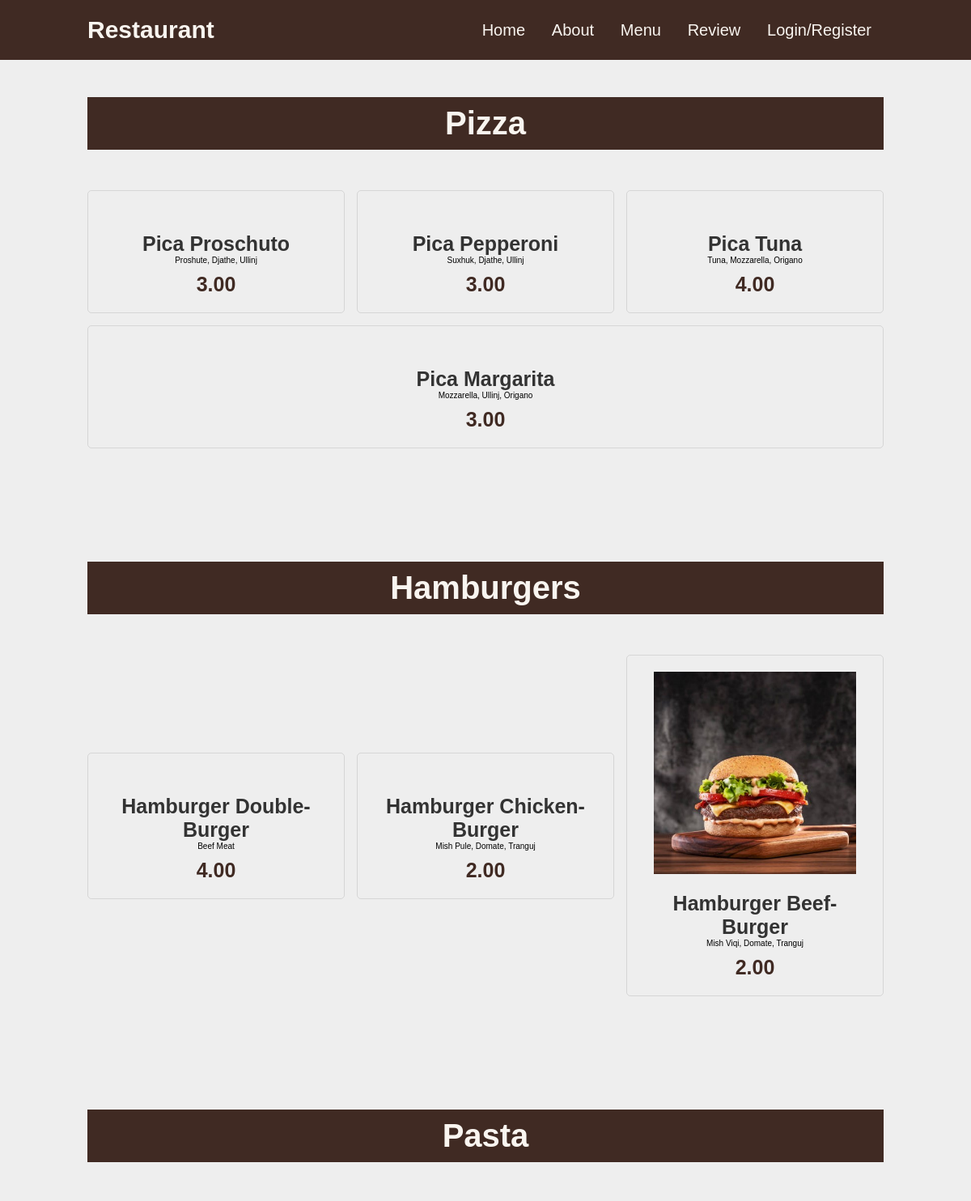
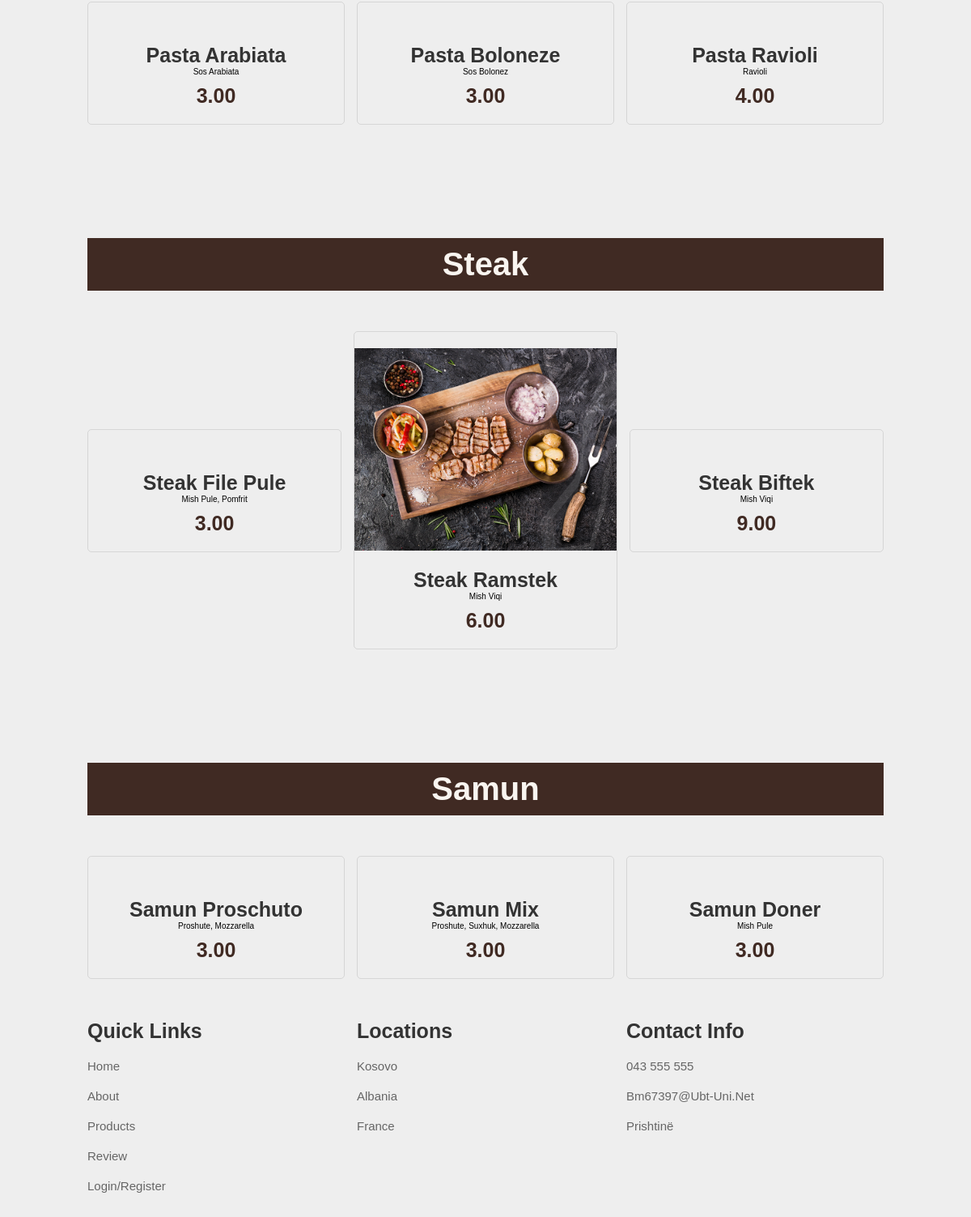
The app's page /1/menu.php with its own data (2 pictures, top to bottom).
### tables this page shows
CREATE TABLE `ushqimet` (
  `ID` int(11) NOT NULL,
  `Kategoria` varchar(45) NOT NULL,
  `Lloji` varchar(45) NOT NULL,
  `Cmimi` int(11) NOT NULL,
  `Perberesit` varchar(45) NOT NULL,
  `Img` varchar(255) NOT NULL,
  `EditedBy` varchar(45) NOT NULL,
  `InsertedBy` varchar(45) NOT NULL
);

### 1/functions.php (the view, shortened to what this page needs)
<?php
function showUshqimet($category) {
    global $dbconn;
    $sql = "SELECT * FROM ushqimet WHERE Kategoria = '$category'";
    $result = mysqli_query($dbconn, $sql);
    while ($row = mysqli_fetch_assoc($result)) {
        $Kategoria = $row['Kategoria'];
        $Lloji = $row['Lloji'];
        $Cmimi = $row['Cmimi'];
        $Perberesit = $row['Perberesit'];
        $Img = $row['Img'];
?>
        <div class="box">
            <div class="image">
                 <img src="<?php echo 'dashboard/'; echo $Img; ?>" alt="" class="card-img">
            </div>
            <div class="content">
                <h3 class="name"><?php echo $Kategoria . ' ' . $Lloji; ?></h3>
                <div class="perberesit"><?php echo $Perberesit; ?></div>
                <div class="price"><?php echo number_format($Cmimi, 2); ?></div>
            </div>
        </div>
<?php
    }
}
?>

### 1/header.php (shortened to what this page needs)
<?php include("functions.php");
$emri = $phone = $email = $mbiemri = null;
?>
<!DOCTYPE html>
<html lang="en">
<head>
<link rel="stylesheet" href="https://cdnjs.cloudflare.com/ajax/libs/font-awesome/5.15.3/css/all.min.css">
<link rel="stylesheet" href="style.css">
</head>
<body>
    <header>
        <a href="index.php" class="logo">Restaurant</a>
        <nav class="navbar">
        <a href="index.php#home">home</a>
        <a href="index.php#about">about</a>
        <a href="menu.php">Menu</a>
        <a href="index.php#review">review</a>
        <?php if ($emri==null){ ?>
        <a href="Login.php">Login/Register</a>
        <?php } else{ ?>
            <a href="logout.php">Log out</a>
        <?php } ?>
</nav>
</header>

### 1/menu.php
<?php include("header.php"); ?>
<link rel="stylesheet" href="menu.css">
<section class="products" id="Pizza">
    <h1 class="heading">Pizza</h1>
    <div class="box-container">
        <?php showUshqimet('Pica'); ?>
</div>
</section>
<section class="products" id="Hamburgers">
    <h1 class="heading">Hamburgers</h1>
    <div class="box-container">
        <?php showUshqimet('Hamburger'); ?>
</div>
</section>
<section class="products" id="Pasta">
    <h1 class="heading">Pasta</h1>
    <div class="box-container">
        <?php showUshqimet('Pasta'); ?>
</div>
</section>
<section class="products" id="Steak">
    <h1 class="heading">Steak</h1>
    <div class="box-container">
        <?php showUshqimet('Steak'); ?>
</div>
</section>
<section class="products" id="Samun">
    <h1 class="heading">Samun</h1>
    <div class="box-container">
        <?php showUshqimet('Samun'); ?>
</div>
</section>
    <?php include("footer.php"); ?>
</body>
</html>

### 1/footer.php
<section class="footer">
    <div class="box-container">
        <div class="box">
            <h3>quick links</h3>
            <a href="#">home</a>
            <a href="#about">about</a>
            <a href="menu.html">products</a>
            <a href="#review">review</a>
            <a href="login.html">login/register</a>
        </div>
        <div class="box">
            <h3>Locations</h3>
            <a href="#">Kosovo</a>
            <a href="#">Albania</a>
            <a href="#">France</a>
        </div>
        <div class="box">
            <h3>contact info</h3>
            <a href="#">043 555 555</a>
            <a href="#">bm67397@ubt-uni.net</a>
            <a href="#">Prishtinë</a>
        </div>
    </div>
</section>
    </body>
</html>

### 1/style.css (style rules this page uses)
* { margin:0; padding:0; box-sizing: border-box; font-family: Verdana, Geneva, Tahoma, sans-serif; outline: none; border: none; text-decoration: none; text-transform: capitalize; transition: .2s linear; }
html { font-size: 62.5%; scroll-behavior: smooth; scroll-padding-top: 6rem; overflow-x: hidden; }
section { padding: 2rem 9% ; background-color: #eeeeee; }
.heading { text-align: center; font-size: 4rem; color: #f9f5f0; padding: 1rem; margin: 2rem 0; background: #402a23; }
header { position: fixed; top: 0; left: 0; right:0; background: #402a23; padding:2rem 9%; display: flex; align-items: center; justify-content: space-between; z-index: 1000; }
header .logo { font-size: 3rem; color: #f9f5f0; font-weight: bolder; }
header .navbar a { font-size: 2rem; padding:0 1.5rem; color: #f9f5f0; }
.products .box-container { display: flex; flex-wrap: wrap; gap: 1.5rem; justify-content: center; align-items: center; }
.footer .box-container { display: flex; flex-wrap: wrap; gap: 1.5rem; }
.footer .box-container .box { flex:1 1 25rem; }
.footer .box-container .box h3 { color: #333; font-size: 2.5rem; padding: 1rem 0; }
.footer .box-container .box a { display: block; color: #666; font-size: 1.5rem; padding: 1rem 0; }

### 1/menu.css (style rules this page uses)
* { margin:0; padding:0; box-sizing: border-box; font-family: Verdana, Geneva, Tahoma, sans-serif; outline: none; border: none; text-decoration: none; text-transform: capitalize; transition: .2s linear; }
html { font-size: 62.5%; scroll-behavior: smooth; scroll-padding-top: 6rem; overflow-x: hidden; }
section { padding: 2rem 9% ; background-color: #eeeeee; }
.heading { text-align: center; font-size: 4rem; color: #f9f5f0; padding: 1rem; margin-top: 10rem; margin-bottom: 5rem; background: #402a23; }
header { position: fixed; top: 0; left: 0; right:0; background: #402a23; padding:2rem 9%; display: flex; align-items: center; justify-content: space-between; z-index: 1000; }
header .logo { font-size: 3rem; color: #f9f5f0; font-weight: bolder; }
header .navbar a { font-size: 2rem; padding:0 1.5rem; color: #f9f5f0; }
.products .box-container { display: flex; flex-wrap: wrap; gap: 1.5rem; }
.products .box-container .box { flex: 1 1 30rem; box-shadow: 0 .5 1.5rem rgba(0, 0, 0, .1); border-radius: .5rem; border: .1rem solid rgba(0, 0, 0, .1); position: relative; }
.products .box-container .box .image { position: relative; text-align: center; padding-top: 2rem; overflow: hidden; }
.products .box-container .box .image img { height: 25rem; }
.products .box-container .box .content { padding: 2rem; text-align: center; }
.products .box-container .box .content h3 { font-size: 2.5rem; color: #333; }
.products .box-container .box .content .price { font-size: 2.5rem; color: #402a23; font-weight: bolder; padding-top: 1rem; }
.footer .box-container { display: flex; flex-wrap: wrap; gap: 1.5rem; }
.footer .box-container .box { flex:1 1 25rem; }
.footer .box-container .box h3 { color: #333; font-size: 2.5rem; padding: 1rem 0; }
.footer .box-container .box a { display: block; color: #666; font-size: 1.5rem; padding: 1rem 0; }

### records on screen
ushqimet: Kategoria "Pica", Lloji "Proschuto", Perberesit "Proshute, Djathe, Ullinj", Cmimi "3.00"
ushqimet: Kategoria "Pica", Lloji "Pepperoni", Perberesit "Suxhuk, Djathe, Ullinj", Cmimi "3.00"
ushqimet: Kategoria "Pica", Lloji "Tuna", Perberesit "Tuna, Mozzarella, Origano", Cmimi "4.00"
ushqimet: Kategoria "Pica", Lloji "Margarita", Perberesit "Mozzarella, Ullinj, Origano", Cmimi "3.00"
ushqimet: Kategoria "Hamburger", Lloji "Double-Burger", Perberesit "Beef Meat", Cmimi "4.00"
ushqimet: Kategoria "Hamburger", Lloji "Chicken-Burger", Perberesit "Mish Pule, Domate, Tranguj", Cmimi "2.00"
ushqimet: Img (picture), Kategoria "Hamburger", Lloji "Beef-Burger", Perberesit "Mish Viqi, Domate, Tranguj", Cmimi "2.00"
ushqimet: Kategoria "Pasta", Lloji "Arabiata", Perberesit "Sos Arabiata", Cmimi "3.00"
ushqimet: Kategoria "Pasta", Lloji "Boloneze", Perberesit "Sos Bolonez", Cmimi "3.00"
ushqimet: Kategoria "Pasta", Lloji "Ravioli", Perberesit "Ravioli", Cmimi "4.00"
ushqimet: Kategoria "Steak", Lloji "File Pule", Perberesit "Mish Pule, Pomfrit", Cmimi "3.00"
ushqimet: Img (picture), Kategoria "Steak", Lloji "Ramstek", Perberesit "Mish Viqi", Cmimi "6.00"
ushqimet: Kategoria "Steak", Lloji "Biftek", Perberesit "Mish Viqi", Cmimi "9.00"
ushqimet: Kategoria "Samun", Lloji "Proschuto", Perberesit "Proshute, Mozzarella", Cmimi "3.00"
ushqimet: Kategoria "Samun", Lloji "Mix", Perberesit "Proshute, Suxhuk, Mozzarella", Cmimi "3.00"
ushqimet: Kategoria "Samun", Lloji "Doner", Perberesit "Mish Pule", Cmimi "3.00"
